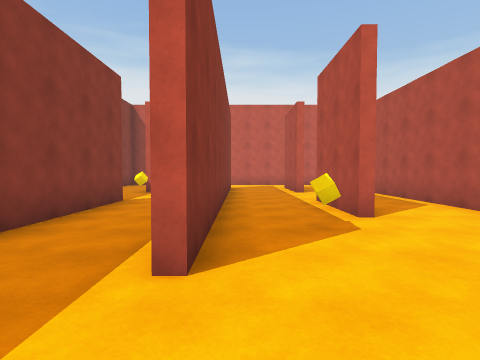
View 1 (above)

24 first-person views from a walk through a scene from a Unity 3-D project. The camera is 1.5 m above the floor, tilts 2° down and sees 80° across. The floor is counted in squares, 2 m on a side. Each view is taken from the middle of a square. On the plan, view 1 faces up. The plan holds only what a view shows up to about 10 squares ahead; the rest is blank. The place goes on beyond the plan. The player character is not drawn.

View 2
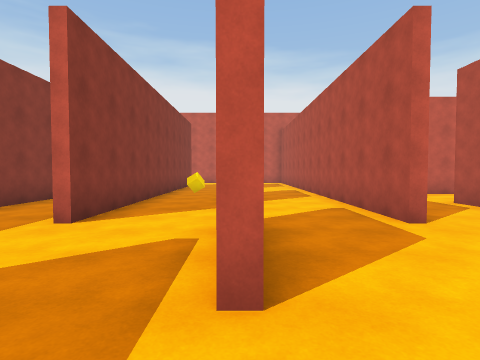

View 3
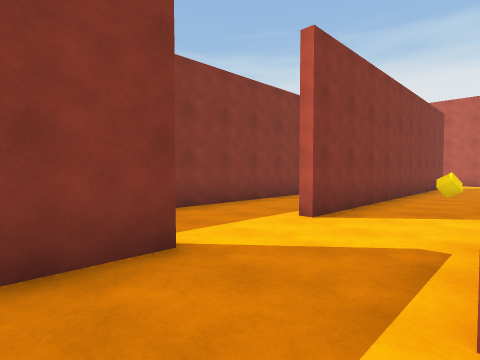

View 4
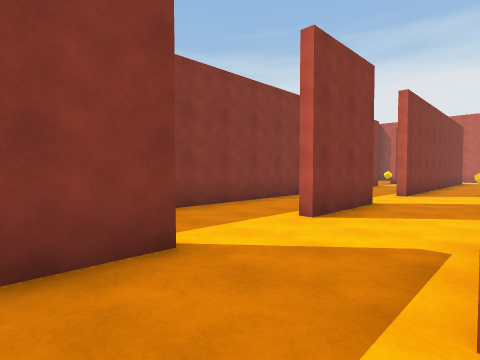

View 5
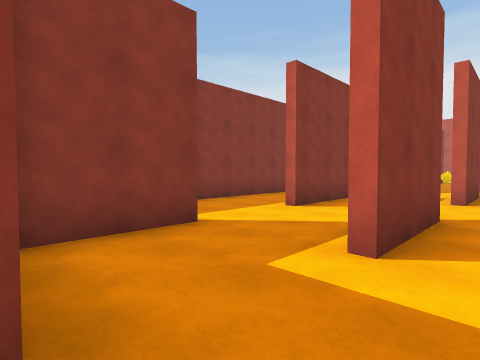

View 6
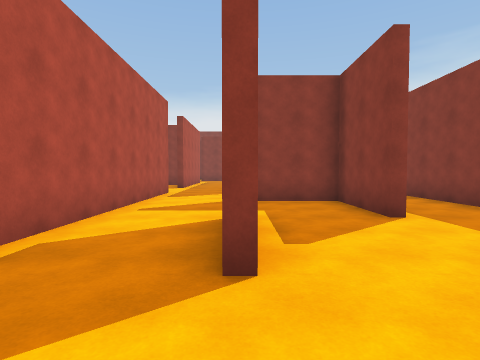

View 7
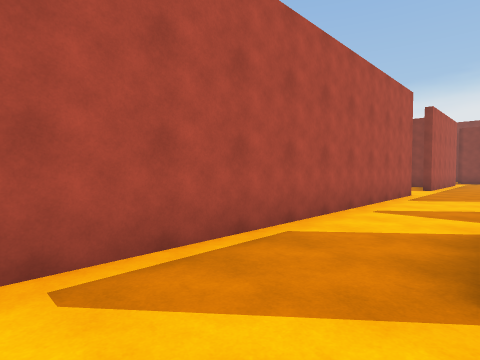

View 8
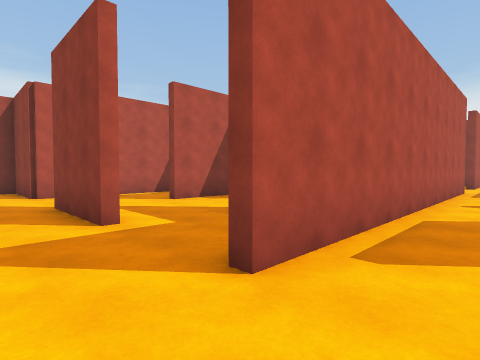

View 9
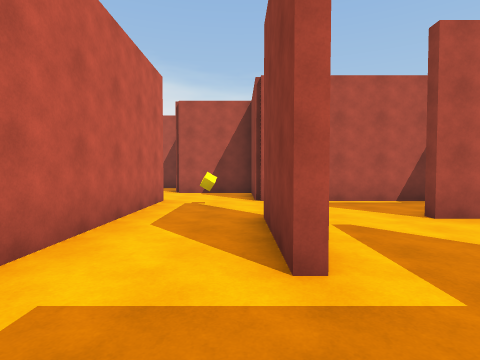

View 10
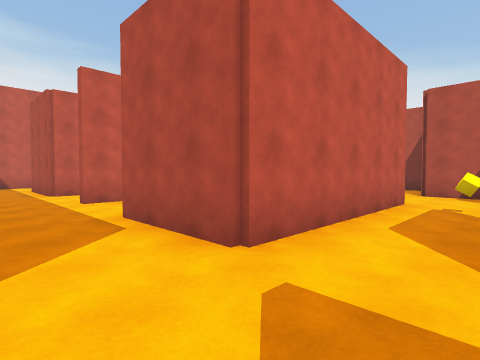

View 11
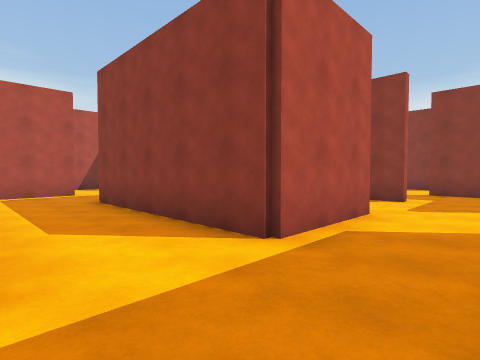

View 12
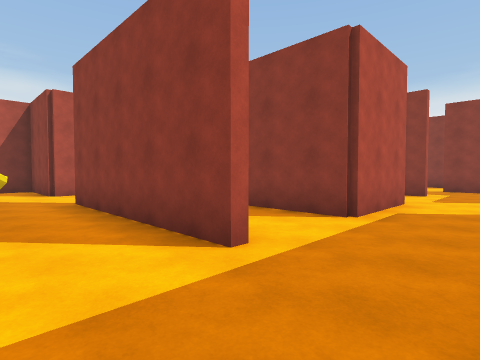

View 13
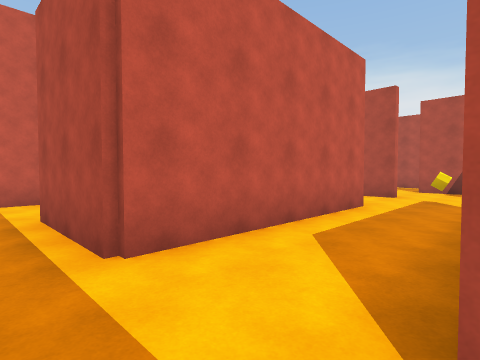

View 14
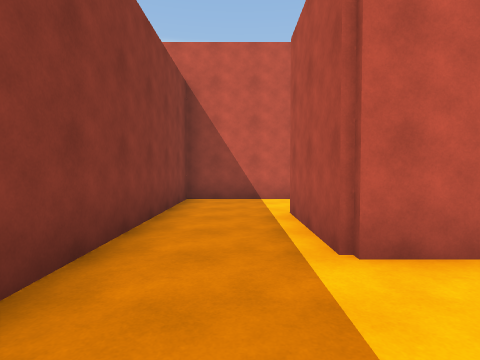

View 15
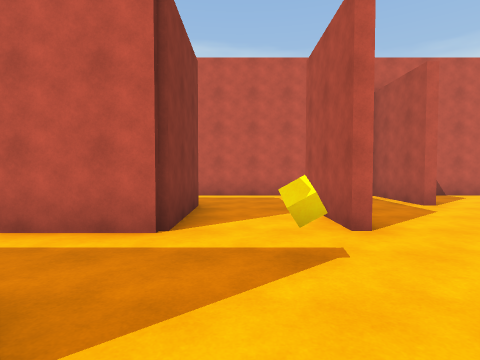

View 16
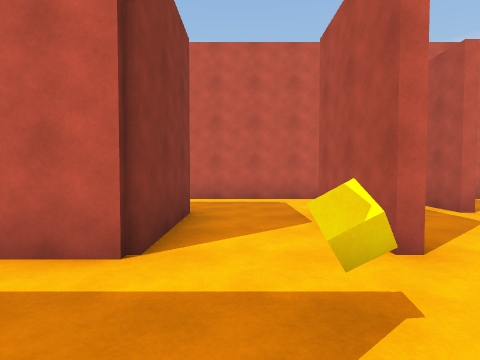

View 17
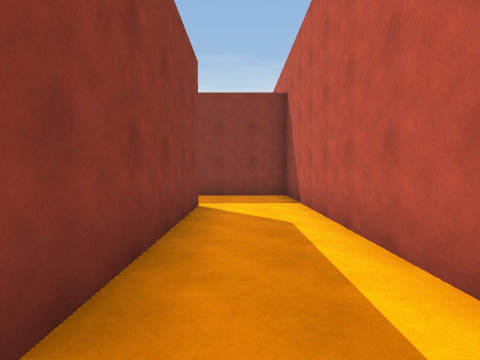

View 18
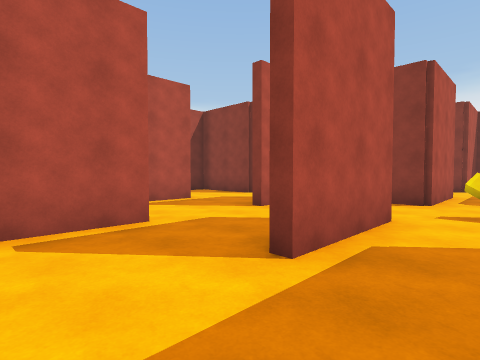

View 19
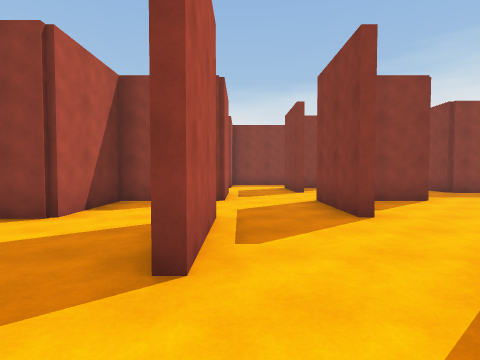

View 20
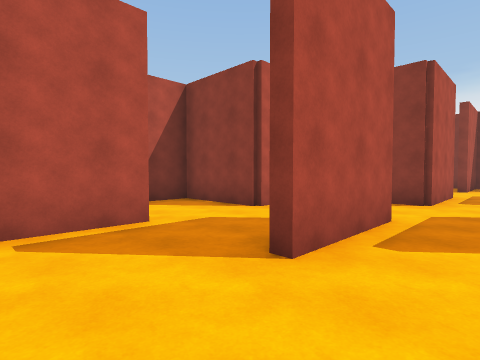

View 21
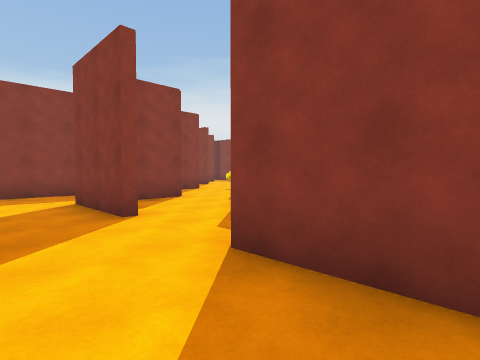

View 22
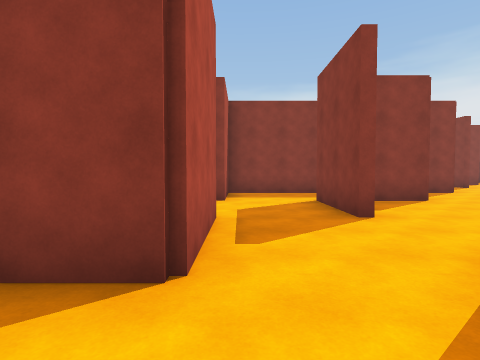

View 23
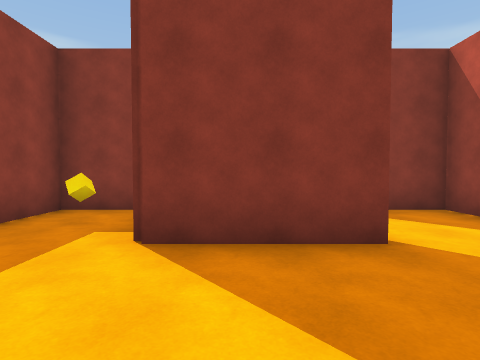

View 24
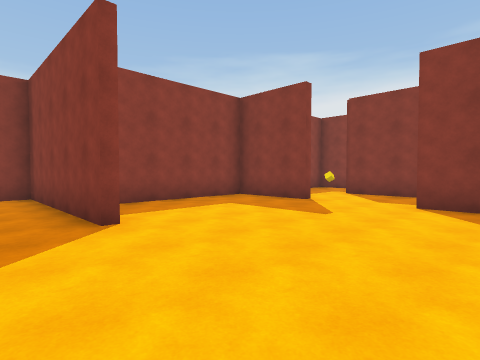

### Floor plan
Points are (right, up) in squares from view 1. A wall is a line through its corners. A room is listed if a view was taken in it or the views show most of it. See-through windows are left out.
Room 1 (views 1, 2, 3, 4, 5, 6, 7, 8)
walls: (2.1, -3) (2.1, -5.5); (-0.4, -0.4) (-0.4, -3); (-0.4, -5.4) (-0.4, -7.9) (1.6, -7.9); (2.1, 1.9) (2.1, -0.5); (4.4, 2) (4.4, 4.5); (-0.4, 4.5) (-0.4, 2); (4.4, -8.5) (4.4, -0.5)
ways out: opening at (4, 0.5) to room 2; opening at (0.5, 5.5) to room 6; opening at (3, 5.5) to room 6; opening at (-1, -4.5); opening at (-1, 0.5); opening at (2.5, -8)
objects: cube (1, 4)
Room 2 (views 9, 10, 15)
walls: (6.9, -0.4) (9.5, -0.4); (12.1, 1.9) (6.9, 1.9) (6.9, 4.6) (12.1, 4.6) (12.1, 4); (5.8, -3) (7, -3); (8.8, 6.9) (7, 6.9); (9.4, -5) (9.4, -3); (11.9, -4.5) (11.9, -0.4); (14.4, 4.4) (14.4, 7.1)
ways out: opening at (4, 0.5) to room 1; opening at (5.5, 7) to room 3; opening at (12.5, 7) to room 3; opening at (14, 3.5) to room 7; opening at (12, 1) to room 11; opening at (13, 2) to room 11
objects: cube (11, 1)
Room 3 (views 11, 12, 13, 14, 16, 17, 18)
walls: (12.1, 9.4) (6.9, 9.4) (6.9, 12.1) (12.1, 12.1) (12.1, 9.4); (14.4, 9.4) (14.4, 12); (14.4, 7.1) (16.9, 7.1) (16.9, 9.5); (7, 7.1) (11.9, 7.1); (16.9, 12) (16.9, 14.4); (15.1, 14.4) (4.6, 14.4) (4.6, 8.5)
ways out: opening at (5.5, 7) to room 2; opening at (12.5, 7) to room 2; opening at (17, 10.5) to room 4
objects: cube (14, 8)
Room 4 (views 19, 20, 21, 22)
walls: (19.4, 9.4) (19.4, 12); (21.9, 12) (21.9, 13.8); (17.1, 9.5) (17.1, 7); (20.1, 14.4) (18.8, 14.4)
ways out: opening at (17, 10.5) to room 3; opening at (18, 7) to room 5; opening at (19, 8.5) to room 8; opening at (20.5, 10) to room 8; opening at (22, 11) to room 10
Room 5 (views 23, 24)
walls: (24.6, 2.1) (24.6, -3) (25.2, -3); (19.4, 4.5) (19.4, 7.1); (19.6, 5.5) (19.6, 4.5); (19.6, 2) (19.6, -0.4) (23.5, -0.4); (17.1, 4.6) (17.1, 1.9)
ways out: opening at (18, 7) to room 4; opening at (17, 5.5) to room 7; opening at (18, 2) to room 9
Room 6 (no view inside)
walls: (1.9, 4.5) (1.9, 6.9); (-0.4, 10) (-0.4, 4.5); (4.4, 4.5) (4.4, 9.4)
ways out: opening at (0.5, 5.5) to room 1; opening at (3, 5.5) to room 1; opening at (0.5, 10.5)
Room 7 (no view inside)
walls: (15.5, 6.9) (14.6, 6.9) (14.6, 5.8); (14.4, 2.1) (15.8, 2.1)
ways out: opening at (14, 3.5) to room 2; opening at (17, 5.5) to room 5
Room 8 (no view inside)
walls: (19.4, 7.1) (21.9, 7.1) (21.9, 9.6)
ways out: opening at (19, 8.5) to room 4; opening at (20.5, 10) to room 4
Room 9 (no view inside)
walls: (14.6, 1) (14.6, -0.4) (19.4, -0.4) (19.4, 2)
ways out: opening at (18, 2) to room 5
objects: cube (16, 1)
Room 10 (no view inside)
walls: (21.9, 9.6) (24.4, 9.6) (24.4, 10.8)
ways out: opening at (22, 11) to room 4; opening at (23, 12)
Room 11 (no view inside)
walls: (11.9, -0.4) (14.4, -0.4) (14.4, 2.1)
ways out: opening at (12, 1) to room 2; opening at (13, 2) to room 2

Positions as (right, up) in squares from view 1, and headings:
1: (0, 0), facing up
2: (2, -2), facing up
3: (2, -2), facing up-left
4: (2, -7), facing up-left
5: (3, -8), facing up-left
6: (2, -1), facing down
7: (2, -1), facing down-right
8: (3, 1), facing down-right
9: (5, 0), facing right
10: (5, 0), facing up-right
11: (5, 7), facing down-right
12: (5, 9), facing down-right
13: (6, 7), facing up-right
14: (6, 7), facing up
15: (13, 6), facing up
16: (13, 7), facing up
17: (13, 13), facing left
18: (13, 14), facing down-right
19: (19, 14), facing down
20: (18, 14), facing down-right
21: (19, 9), facing down-left
22: (19, 9), facing down
23: (20, 3), facing left
24: (26, 6), facing down-left
